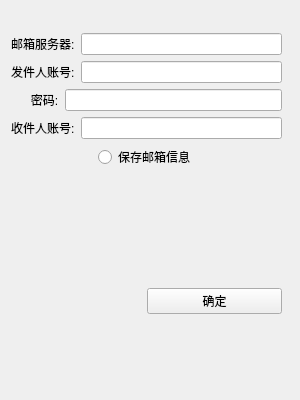
<?xml version="1.0" encoding="UTF-8"?>
<ui version="4.0">
 <class>MyEmail</class>
 <widget class="QWidget" name="MyEmail">
  <property name="geometry">
   <rect>
    <x>0</x>
    <y>0</y>
    <width>300</width>
    <height>400</height>
   </rect>
  </property>
  <property name="windowTitle">
   <string>Form</string>
  </property>
  <widget class="QWidget" name="">
   <property name="geometry">
    <rect>
     <x>11</x>
     <y>33</y>
     <width>271</width>
     <height>281</height>
    </rect>
   </property>
   <layout class="QVBoxLayout" name="verticalLayout">
    <item>
     <layout class="QHBoxLayout" name="horizontalLayout">
      <item>
       <widget class="QLabel" name="label">
        <property name="text">
         <string>邮箱服务器:</string>
        </property>
       </widget>
      </item>
      <item>
       <widget class="QLineEdit" name="server"/>
      </item>
     </layout>
    </item>
    <item>
     <layout class="QHBoxLayout" name="horizontalLayout_2">
      <item>
       <widget class="QLabel" name="label_2">
        <property name="text">
         <string>发件人账号:</string>
        </property>
       </widget>
      </item>
      <item>
       <widget class="QLineEdit" name="sendAddress"/>
      </item>
     </layout>
    </item>
    <item>
     <layout class="QHBoxLayout" name="horizontalLayout_3">
      <item>
       <widget class="QLabel" name="label_3">
        <property name="text">
         <string>      密码:</string>
        </property>
       </widget>
      </item>
      <item>
       <widget class="QLineEdit" name="password"/>
      </item>
     </layout>
    </item>
    <item>
     <layout class="QHBoxLayout" name="horizontalLayout_4">
      <item>
       <widget class="QLabel" name="label_4">
        <property name="text">
         <string>收件人账号:</string>
        </property>
       </widget>
      </item>
      <item>
       <widget class="QLineEdit" name="receviceAddress"/>
      </item>
     </layout>
    </item>
    <item>
     <layout class="QHBoxLayout" name="horizontalLayout_6">
      <item>
       <spacer name="horizontalSpacer_2">
        <property name="orientation">
         <enum>Qt::Horizontal</enum>
        </property>
        <property name="sizeHint" stdset="0">
         <size>
          <width>40</width>
          <height>20</height>
         </size>
        </property>
       </spacer>
      </item>
      <item>
       <widget class="QRadioButton" name="radioButton_save">
        <property name="text">
         <string>保存邮箱信息</string>
        </property>
       </widget>
      </item>
      <item>
       <spacer name="horizontalSpacer_3">
        <property name="orientation">
         <enum>Qt::Horizontal</enum>
        </property>
        <property name="sizeHint" stdset="0">
         <size>
          <width>40</width>
          <height>20</height>
         </size>
        </property>
       </spacer>
      </item>
     </layout>
    </item>
    <item>
     <spacer name="verticalSpacer">
      <property name="orientation">
       <enum>Qt::Vertical</enum>
      </property>
      <property name="sizeHint" stdset="0">
       <size>
        <width>20</width>
        <height>40</height>
       </size>
      </property>
     </spacer>
    </item>
    <item>
     <layout class="QHBoxLayout" name="horizontalLayout_5" stretch="5,5">
      <item>
       <spacer name="horizontalSpacer">
        <property name="orientation">
         <enum>Qt::Horizontal</enum>
        </property>
        <property name="sizeHint" stdset="0">
         <size>
          <width>40</width>
          <height>20</height>
         </size>
        </property>
       </spacer>
      </item>
      <item>
       <widget class="QPushButton" name="pushButton">
        <property name="text">
         <string>确定</string>
        </property>
       </widget>
      </item>
     </layout>
    </item>
   </layout>
  </widget>
 </widget>
 <resources/>
 <connections/>
</ui>
